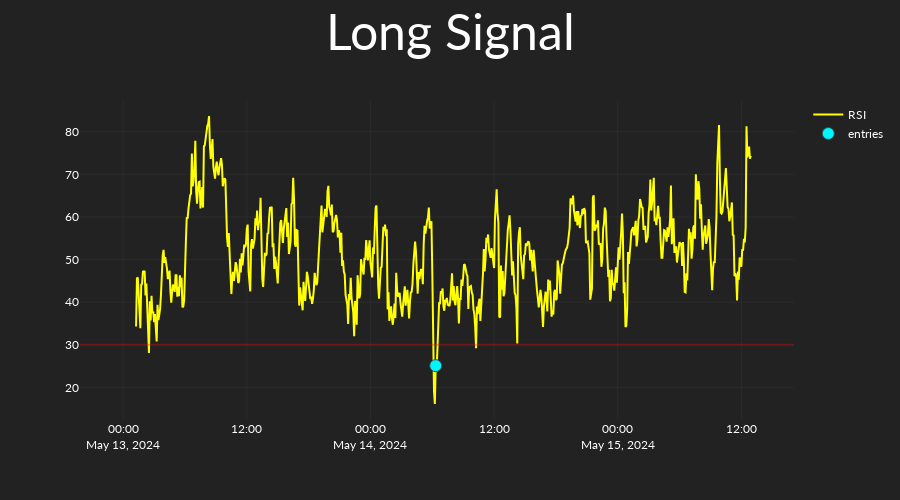
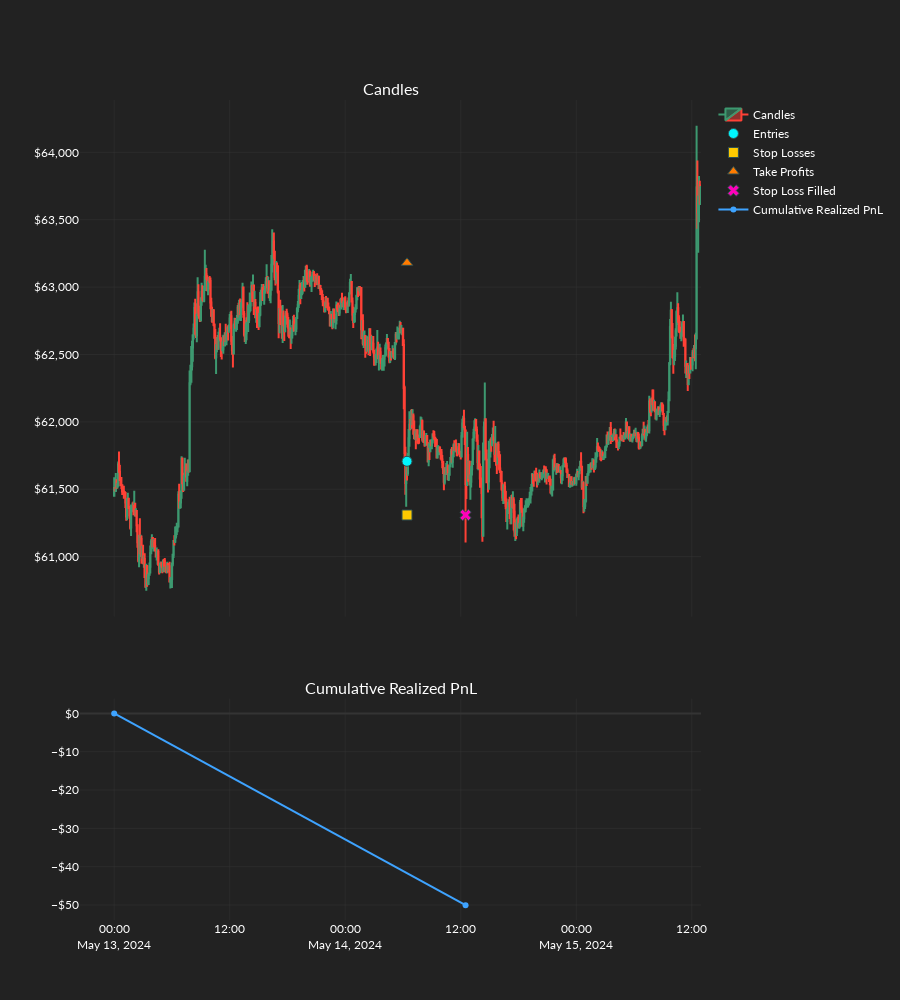

Source (notebook cell) for these figures, in order:
### Code cell
backtest_results = or_backtest(
    candles=candles,
    exchange_settings_tuple=exchange_settings_tuple,
    static_os_tuple=static_os_tuple,
    strategy=long_strat,
    set_idx=0,
    disable_logger=False,
    plot_results=True,
)

### Figure 1 — Plotly figure (JSON) as saved in the notebook; plotly's stock layout.template omitted (floating-point values rounded to 4 significant figures; data arrays with more than 128 entries replaced by an {"elided": "..."} marker saying what was removed)
{"data": [{"line": {"color": "yellow"}, "name": "RSI", "type": "scatter", "x": {"elided": "732 str values"}, "y": {"elided": "732 float values"}}, {"marker": {"color": "#00F6FF", "line": {"color": "DarkSlateGrey", "width": 1}, "size": 12, "symbol": "circle"}, "mode": "markers", "name": "entries", "type": "scatter", "x": {"elided": "732 str values"}, "y": {"elided": "732 float values"}}], "layout": {"height": 500, "shapes": [{"line": {"color": "red"}, "opacity": 0.3, "type": "line", "x0": 0, "x1": 1, "xref": "x domain", "y0": 30, "y1": 30, "yref": "y"}], "title": {"font": {"size": 50}, "text": "Long Signal", "x": 0.5, "xanchor": "center"}, "xaxis": {"rangeslider": {"visible": false}}}}

### Figure 2 — Plotly figure (JSON) as saved in the notebook; plotly's stock layout.template omitted (floating-point values rounded to 4 significant figures; data arrays with more than 128 entries replaced by an {"elided": "..."} marker saying what was removed)
{"data": [{"close": {"elided": "732 float values"}, "high": {"elided": "732 float values"}, "low": {"elided": "732 float values"}, "name": "Candles", "open": {"elided": "732 float values"}, "type": "candlestick", "x": {"elided": "732 str values"}, "xaxis": "x", "yaxis": "y"}, {"marker": {"color": "#00F6FF", "line": {"color": "DarkSlateGrey", "width": 1}, "size": 10, "symbol": "circle"}, "mode": "markers", "name": "Entries", "type": "scatter", "x": ["2024-05-14T06:25:00"], "xaxis": "x", "y": [61710.0], "yaxis": "y"}, {"marker": {"color": "#FFCA00", "line": {"color": "DarkSlateGrey", "width": 1}, "size": 10, "symbol": "square"}, "mode": "markers", "name": "Stop Losses", "type": "scatter", "x": ["2024-05-14T06:25:00"], "xaxis": "x", "y": [61309], "yaxis": "y"}, {"marker": {"color": "#FF7B00", "line": {"color": "DarkSlateGrey", "width": 1}, "size": 10, "symbol": "triangle-up"}, "mode": "markers", "name": "Take Profits", "type": "scatter", "x": ["2024-05-14T06:25:00"], "xaxis": "x", "y": [63180], "yaxis": "y"}, {"marker": {"color": ["#FF00BB"], "line": {"color": "DarkSlateGrey", "width": 1}, "size": 10, "symbol": "x"}, "mode": "markers", "name": "Stop Loss Filled", "type": "scatter", "x": ["2024-05-14T12:30:00"], "xaxis": "x", "y": [61309], "yaxis": "y"}, {"marker": {"color": "#14FF00", "line": {"color": "DarkSlateGrey", "width": 1}, "size": 10, "symbol": "star"}, "mode": "markers", "name": "Take Profit Filled", "type": "scatter", "x": [], "xaxis": "x", "y": [], "yaxis": "y"}, {"marker": {"color": "#F1FF00", "line": {"color": "DarkSlateGrey", "width": 1}, "size": 10, "symbol": "diamond-cross"}, "mode": "markers", "name": "Moved SL", "type": "scatter", "x": [], "xaxis": "x", "y": [], "yaxis": "y"}, {"line": {"color": "#3EA3FF"}, "name": "Cumulative Realized PnL", "type": "scatter", "x": ["2024-05-13T00:00:00", "2024-05-14T12:30:00"], "xaxis": "x2", "y": [0, -50.05], "yaxis": "y2"}], "layout": {"annotations": [{"font": {"size": 16}, "showarrow": false, "text": "Candles", "x": 0.5, "xanchor": "center", "xref": "paper", "y": 1, "yanchor": "bottom", "yref": "paper"}, {"font": {"size": 16}, "showarrow": false, "text": "Cumulative Realized PnL", "x": 0.5, "xanchor": "center", "xref": "paper", "y": 0.27, "yanchor": "bottom", "yref": "paper"}], "height": 1000, "xaxis": {"anchor": "y", "domain": [0, 1], "matches": "x2", "rangeslider": {"visible": false}, "showticklabels": false}, "xaxis2": {"anchor": "y2", "domain": [0, 1]}, "yaxis": {"anchor": "x", "domain": [0.37, 1], "tickformat": "$,"}, "yaxis2": {"anchor": "x2", "domain": [0, 0.27], "tickformat": "$,"}}}
